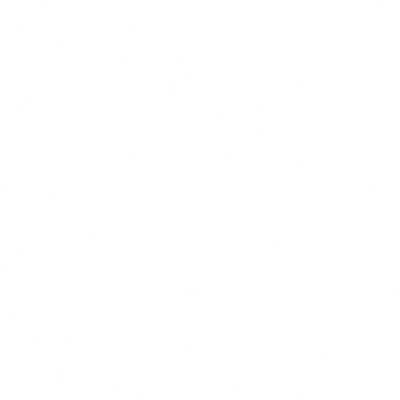
Frame 1 (no input)
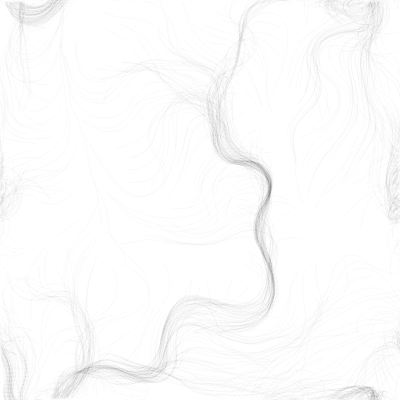
Frame 60 (no input)
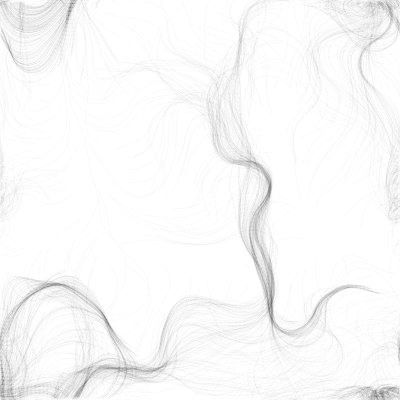
Frame 120 (the mouse pressed at the canvas centre since frame 60)

The p5.js sketch that drew these frames (run headless with seeded random() and noise() and a simulated clock; from frame 60 on, the mouse is pressed at the canvas centre):

// p5.js sketch
// ── sketch.js
var inc = 0.06;
var scl = 10;
var cols, rows;

var zoff = 0;
var fr;

var particles = [];

var flowfield;

function setup() {
  createCanvas(400, 400);
  background(255);
  cols = floor(width / scl);
  rows = floor(height / scl);
//   fr = createP("");

  flowfield = new Array(cols * rows);
  for (var i = 0; i < 500; i++) {
    particles[i] = new Particle();
  }
}

function draw() {
  
  stroke(255);
  noFill();

  var yoff = 0;
  for (var y = 0; y < rows; y++) {
    var xoff = 0;
    for (var x = 0; x < cols; x++) {
      var index = x + y * cols;
      var angle = noise(xoff, yoff, zoff) * TWO_PI * 3;
      var v = p5.Vector.fromAngle(angle);
      v.setMag(1);
      flowfield[index] = v;
      xoff += inc;
      stroke(0, 50);
      //   strokeWeight(1);
      //   push();
      //   translate(x * scl, y * scl);
      //   rotate(v.heading());
      //   line(0, 0, scl, 0);
      //   pop();
    }
    yoff += inc;
    zoff += 0.0001;
  }
  for (var i = 0; i < particles.length; i++) {
    particles[i].follow(flowfield);
    particles[i].update();
	particles[i].edges();
    particles[i].show();
   
  }

//   fr.html(floor(frameRate()));
}

// ── particle.js
function Particle() {
    this.pos = createVector(random(width), random(height));
    this.vel = createVector(0, 0);
    this.acc = createVector(0, 0);
    this.maxspeed = 4;
    this.h = 0;
  
    this.prevPos = this.pos.copy();
  
    this.update = function () {
      this.vel.add(this.acc);
      this.vel.limit(this.maxspeed);
      this.pos.add(this.vel);
      this.acc.mult(0);
    };
  
    this.follow = function (vectors) {
      var x = floor(this.pos.x / scl);
      var y = floor(this.pos.y / scl);
      var index = x + y * cols;
      var force = vectors[index];
      this.applyForce(force);
    };
  
    this.applyForce = function (force) {
      this.acc.add(force);
    };
  
    this.show = function () {
      stroke(0, 5);
      strokeWeight(1);
      line(this.pos.x, this.pos.y, this.prevPos.x, this.prevPos.y);
      this.updatePrev();
    };
  
    this.updatePrev = function () {
      this.prevPos.x = this.pos.x;
      this.prevPos.y = this.pos.y;
    };
  
    this.edges = function () {
      if (this.pos.x > width) {
        this.pos.x = 0;
        this.updatePrev();
      }
      if (this.pos.x < 0) {
        this.pos.x = width;
        this.updatePrev();
      }
      if (this.pos.y > height) {
        this.pos.y = 0;
        this.updatePrev();
      }
      if (this.pos.y < 0) {
        this.pos.y = height;
        this.updatePrev();
      }
    };
  }
  
